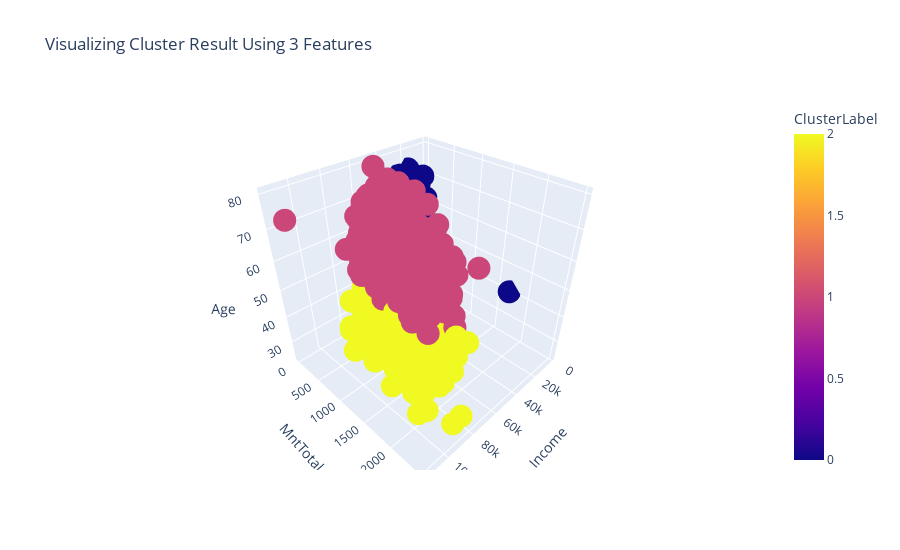

Notebook code for this chart:
### Code cell
fig = px.scatter_3d(data_frame=data, x="Income", 
                    y="MntTotal", z="Age", color="ClusterLabel", height=550,
                   title = "Visualizing Cluster Result Using 3 Features")
fig.show()

### Figure 1 — Plotly figure (JSON) as saved in the notebook; plotly's stock layout.template omitted (floating-point values rounded to 4 significant figures; data arrays with more than 128 entries replaced by an {"elided": "..."} marker saying what was removed)
{"data": [{"hovertemplate": "Income=%{x}<br>MntTotal=%{y}<br>Age=%{z}<br>ClusterLabel=%{marker.color}<extra></extra>", "legendgroup": "", "marker": {"color": {"elided": "2205 int values"}, "coloraxis": "coloraxis", "symbol": "circle"}, "mode": "markers", "name": "", "scene": "scene", "showlegend": false, "type": "scatter3d", "x": {"elided": "2205 int values"}, "y": {"elided": "2205 int values"}, "z": {"elided": "2205 int values"}}], "layout": {"coloraxis": {"colorbar": {"title": {"text": "ClusterLabel"}}, "colorscale": [[0, "#0d0887"], [0.1111, "#46039f"], [0.2222, "#7201a8"], [0.3333, "#9c179e"], [0.4444, "#bd3786"], [0.5556, "#d8576b"], [0.6667, "#ed7953"], [0.7778, "#fb9f3a"], [0.8889, "#fdca26"], [1, "#f0f921"]]}, "height": 550, "legend": {"tracegroupgap": 0}, "scene": {"domain": {"x": [0, 1], "y": [0, 1]}, "xaxis": {"title": {"text": "Income"}}, "yaxis": {"title": {"text": "MntTotal"}}, "zaxis": {"title": {"text": "Age"}}}, "title": {"text": "Visualizing Cluster Result Using 3 Features"}}}
